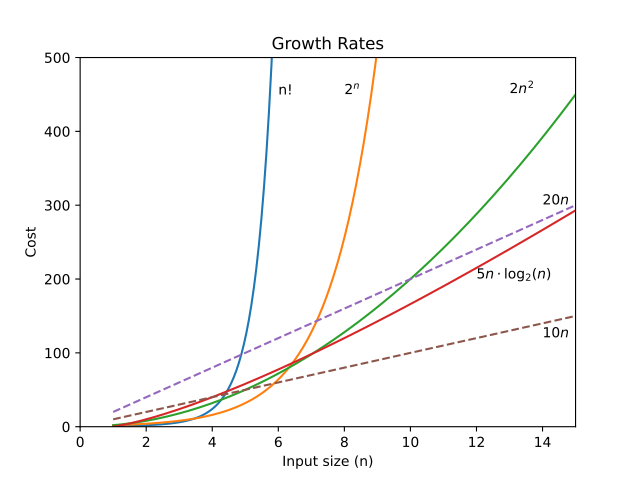

Source code (Python):
import numpy as np
import matplotlib.pyplot as plt
from scipy.special import gamma

n = np.linspace(1, 20, 1000)
plt.plot(n,gamma(n))
plt.plot(n, 2**n)
plt.plot(n, 2*n**2)
plt.plot(n, 5*n*np.log2(n))
plt.plot(n, 20*n, '--')
plt.plot(n, 10*n, '--')

plt.ylim(0,500)
plt.xlim(0,15)

plt.text(6,  450,'n!')
plt.text(8, 450, '$2^n$')
plt.text(13, 450, '$2n^2$')
plt.text(12, 200, '$5n\cdot\log_{2}(n)$')
plt.text(14, 300, '$20n$')
plt.text(14, 120, '$10n$')

plt.title('Growth Rates')
plt.xlabel('Input size (n)')
plt.ylabel('Cost')

plt.show()
